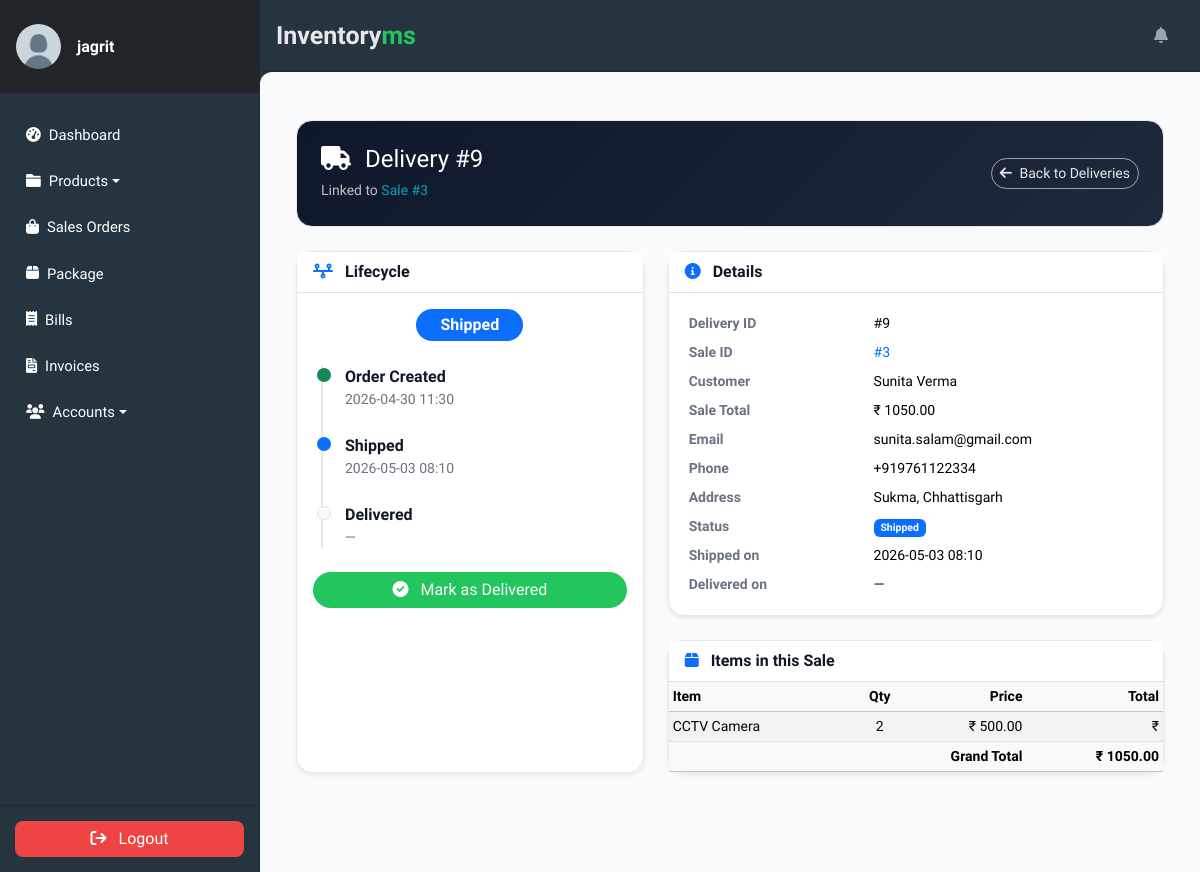
The app's page /delivery/9/ (signed in), older data.
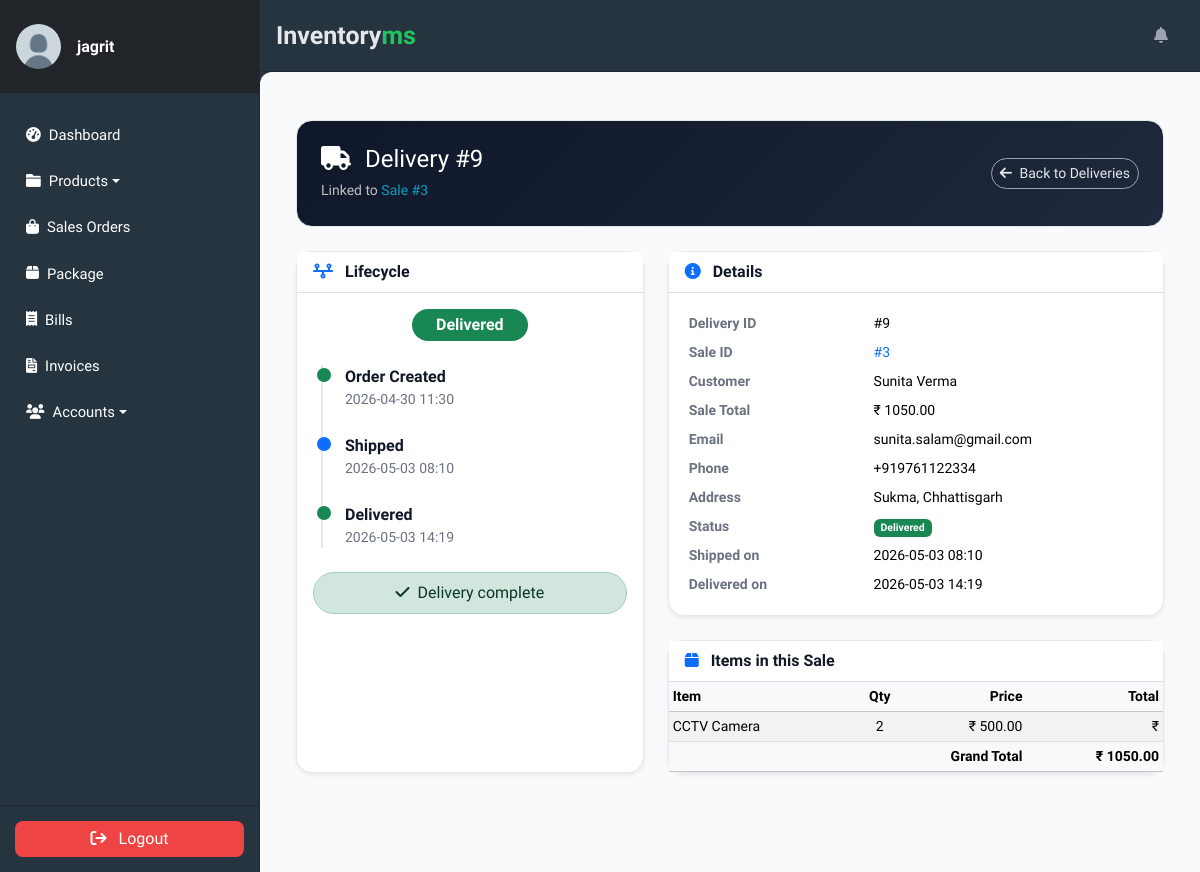
The same page, newer data.
### store/models.py (models this page shows, shortened)
class Delivery(models.Model):
    sale = models.OneToOneField(
        'transactions.Sale',
        on_delete=models.CASCADE,
        null=True, blank=True,
        related_name='delivery',
        help_text="The Sale this delivery fulfils. NULL = manual delivery.",
    )
    status = models.CharField(
        max_length=10,
        choices=DELIVERY_STATUS,
        default='PENDING',
        db_index=True,
    )
    shipped_date = models.DateTimeField(null=True, blank=True)
    delivered_date = models.DateTimeField(null=True, blank=True)
    item = models.ForeignKey(
        Item, blank=True, null=True, on_delete=models.SET_NULL
    )
    invoice = models.ForeignKey(
        'invoice.Invoice', blank=True, null=True,
        on_delete=models.SET_NULL, related_name='deliveries'
    )
    customer = models.ForeignKey(
        'accounts.Customer', blank=True, null=True,
        on_delete=models.SET_NULL, related_name='deliveries'
    )
    customer_name = models.CharField(max_length=60, blank=True, null=True)
    email = models.EmailField(max_length=120, blank=True, null=True)
    phone_number = models.CharField(max_length=15, blank=True, null=True)
    location = models.CharField(max_length=255, blank=True, null=True)
    date = models.DateTimeField(null=True, blank=True)
    is_delivered = models.BooleanField(default=False, verbose_name='Is Delivered')
    class Meta:
        ordering = ['-id']
    _PHONE_RE = re.compile(r'^[6-9]\d{9}$')
    @property
    def status_color(self):
        return {
            'PENDING':   'warning',
            'SHIPPED':   'primary',
            'DELIVERED': 'success',
        }.get(self.status, 'secondary')

### transactions/models.py (models this page shows, shortened)
class Sale(models.Model):
    date_added = models.DateTimeField(
        auto_now_add=True,
        verbose_name="Sale Date"
    )
    customer = models.ForeignKey(
        Customer,
        on_delete=models.DO_NOTHING,
        db_column="customer"
    )
    sub_total = models.DecimalField(
        max_digits=10,
        decimal_places=2,
        default=0.0
    )
    grand_total = models.DecimalField(
        max_digits=10,
        decimal_places=2,
        default=0.0
    )
    tax_amount = models.DecimalField(
        max_digits=10,
        decimal_places=2,
        default=0.0
    )
    tax_percentage = models.FloatField(default=0.0)
    amount_paid = models.DecimalField(
        max_digits=10,
        decimal_places=2,
        default=0.0
    )
    amount_change = models.DecimalField(
        max_digits=10,
        decimal_places=2,
        default=0.0
    )
    class Meta:
        db_table = "sales"
        verbose_name = "Sale"
        verbose_name_plural = "Sales"

### accounts/models.py (models this page shows, shortened)
class Customer(models.Model):
    first_name = models.CharField(max_length=256)
    last_name = models.CharField(max_length=256, blank=True, null=True)
    address = models.TextField(max_length=256, blank=True, null=True)
    email = models.EmailField(max_length=256, blank=True, null=True)
    phone = models.CharField(max_length=30, blank=True, null=True)
    loyalty_points = models.IntegerField(default=0)
    class Meta:
        db_table = 'Customers'
    def __str__(self) -> str:
        return self.get_full_name()
    def get_full_name(self):
        return f"{self.first_name} {self.last_name or ''}".strip()

### store/views.py (the view)
# urls.py: path('delivery/<int:pk>/', DeliveryDetailView.as_view(), name='delivery-detail'),
class DeliveryDetailView(LoginRequiredMixin, DetailView):
    model = Delivery
    template_name = "store/deliverydetail.html"
    pk_url_kwarg = "pk"
    def get_queryset(self):
        return super().get_queryset().select_related(
            "sale__customer", "sale__invoice", "customer", "item"
        ).prefetch_related("sale__saledetail_set__item")

### store/templates/store/deliverydetail.html (shortened to what the changed rows need)
{% extends "store/base.html" %}
{% load static %}
{% block content %}
<div class="container py-4">
    <div class="card header-dark rounded-4 p-4 mb-4">
        <div class="d-flex justify-content-between align-items-center flex-wrap gap-3">
            <div>
                <h4 class="text-white mb-1">
                    <i class="fa-solid fa-truck me-2"></i> Delivery #{{ delivery.id }}
                </h4>
                {% if delivery.sale %}
                <small class="text-light opacity-75">
                    Linked to
                    <a href="{% url 'sale-detail' delivery.sale.id %}" class="text-info">
                        Sale #{{ delivery.sale.id }}
                    </a>
                </small>
                {% else %}
                <small class="text-light opacity-75">Manual delivery</small>
                {% endif %}
            </div>
        </div>
    </div>
    <div class="row g-4">
        <div class="col-md-5">
            <div class="card shadow-sm rounded-4 h-100">
                <div class="card-body">
                    <div class="mb-4 text-center">
                        <span class="badge fs-6 px-4 py-2 rounded-pill bg-{{ delivery.status_color }}">
                            {{ delivery.get_status_display }}
                        </span>
                    </div>
                    <ul class="list-unstyled timeline">
                        <li class="timeline-item {% if delivery.status in 'PENDING SHIPPED DELIVERED' %}done{% endif %}">
                            <div class="timeline-content">
                                <strong>Order Created</strong>
                                {% if delivery.sale %}
                                <div class="text-muted small">{{ delivery.sale.date_added|date:"Y-m-d H:i" }}</div>
                                {% endif %}
                            </div>
                        </li>
                        <li class="timeline-item {% if delivery.status == 'SHIPPED' or delivery.status == 'DELIVERED' %}done{% endif %}">
                            <div class="timeline-content">
                                <strong>Shipped</strong>
                                {% if delivery.shipped_date %}
                                <div class="text-muted small">{{ delivery.shipped_date|date:"Y-m-d H:i" }}</div>
                                {% else %}
                                <div class="text-muted small">—</div>
                                {% endif %}
                            </div>
                        </li>
                        <li class="timeline-item {% if delivery.status == 'DELIVERED' %}done{% endif %}">
                            <span class="timeline-dot {% if delivery.status == 'DELIVERED' %}bg-success{% else %}bg-light border{% endif %}"></span>
                            <div class="timeline-content">
                                <strong>Delivered</strong>
                                {% if delivery.delivered_date %}
                                <div class="text-muted small">{{ delivery.delivered_date|date:"Y-m-d H:i" }}</div>
                                {% else %}
                                <div class="text-muted small">—</div>
                                {% endif %}
                            </div>
                        </li>
                    </ul>
                    <div class="d-flex flex-column gap-2 mt-4">
                        {% if delivery.status in 'PENDING SHIPPED' %}
                        <form method="post" action="{% url 'delivery-deliver' delivery.pk %}">
                            <button type="submit" class="btn btn-success w-100 rounded-pill">
                                <i class="fa-solid fa-circle-check me-2"></i> Mark as Delivered
                            </button>
                        </form>
                        {% endif %}
                        {% if delivery.status == 'DELIVERED' %}
                        <div class="alert alert-success text-center py-2 mb-0 rounded-pill">
                            <i class="fa-solid fa-check me-1"></i> Delivery complete
                        </div>
                        {% endif %}
                    </div>
                </div>
            </div>
        </div>
        <div class="col-md-7">
            <div class="card shadow-sm rounded-4">
                <div class="card-body">
                    <table class="table table-borderless table-sm mb-0">
                        <tbody>
                            <tr>
                                <th class="text-muted" width="40%">Delivery ID</th>
                                <td>#{{ delivery.id }}</td>
                            </tr>
                            {% if delivery.sale %}
                            <tr>
                                <th class="text-muted">Sale ID</th>
                                <td>
                                    <a href="{% url 'sale-detail' delivery.sale.id %}">
                                        #{{ delivery.sale.id }}
                                    </a>
                                </td>
                            </tr>
                            <tr>
                                <th class="text-muted">Customer</th>
                                <td>{{ delivery.sale.customer }}</td>
                            </tr>
                            <tr>
                                <th class="text-muted">Sale Total</th>
                                <td>₹ {{ delivery.sale.grand_total }}</td>
                            </tr>
                            {% else %}
                            <tr>
                                <th class="text-muted">Customer</th>
                                <td>{{ delivery.customer_name|default:"—" }}</td>
                            </tr>
                            {% endif %}
                            <tr>
                                <th class="text-muted">Email</th>
                                <td>{{ delivery.email|default:"—" }}</td>
                            </tr>
                            <tr>
                                <th class="text-muted">Phone</th>
                                <td>{{ delivery.phone_number|default:"—" }}</td>
                            </tr>
                            <tr>
                                <th class="text-muted">Address</th>
                                <td>{{ delivery.location|default:"—" }}</td>
                            </tr>
                            <tr>
                                <th class="text-muted">Status</th>
                                <td>
                                    <span class="badge bg-{{ delivery.status_color }}">
                                        {{ delivery.get_status_display }}
                                    </span>
                                </td>
                            </tr>
                            <tr>
                                <th class="text-muted">Shipped on</th>
                                <td>{{ delivery.shipped_date|date:"Y-m-d H:i"|default:"—" }}</td>
                            </tr>
                            <tr>
                                <th class="text-muted">Delivered on</th>
                                <td>{{ delivery.delivered_date|date:"Y-m-d H:i"|default:"—" }}</td>
                            </tr>
                        </tbody>
                    </table>
                </div>
            </div>
            {% if delivery.sale %}
            <div class="card shadow-sm rounded-4 mt-4">
                <div class="card-header bg-white border-bottom fw-semibold">
                    <i class="fa-solid fa-box me-2 text-primary"></i> Items in this Sale
                </div>
                <div class="card-body p-0">
                    <table class="table table-sm table-striped mb-0">
                        <thead class="table-light">
                            <tr>
                                <th>Item</th>
                                <th class="text-center">Qty</th>
                                <th class="text-end">Price</th>
                                <th class="text-end">Total</th>
                            </tr>
                        </thead>
                        <tbody>
                            {% for detail in delivery.sale.saledetail_set.all %}
                            <tr>
                                <td>{{ detail.item.name }}</td>
                                <td class="text-center">{{ detail.quantity }}</td>
                                <td class="text-end">₹ {{ detail.price }}</td>
                                <td class="text-end">₹ {{ detail.total_detail_amount }}</td>
                            </tr>
                            {% endfor %}
                        </tbody>
                        <tfoot class="table-light">
                            <tr>
                                <td colspan="3" class="text-end fw-semibold">Grand Total</td>
                                <td class="text-end fw-bold">₹ {{ delivery.sale.grand_total }}</td>
                            </tr>
                        </tfoot>
                    </table>
                </div>
            </div>
            {% endif %}
        </div>
    </div>
</div>
{% endblock %}

Row changes from the older to the newer data that the page shows:
changed Delivery "sunita.salam@gmail.com": status "Shipped" → "Delivered"; delivered_date (not shown) → "2026-05-03 14:19"; delivered_date "—" → "2026-05-03 14:19"
Text that changed along with them:
text no longer shown: "— Mark as Delivered"
text now shown: "Delivery complete"
